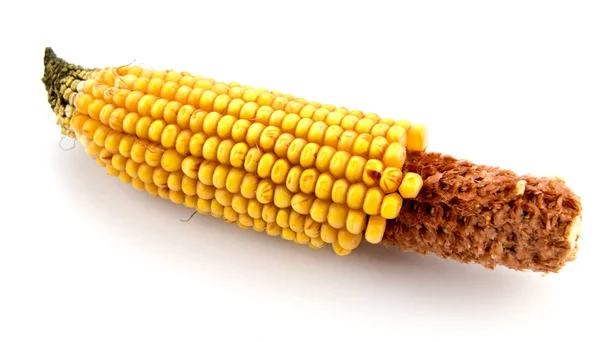
#> input picture images/corn/17.jpg, 600 x 342 px, found by its file name
$ python rd.py
#> lines starting #> are read from the running program, lines starting #| are printed output that depends on the picture; after the words box and inside, x2 and y2 are one past the last pixel; in counts of white or black regions, pixels touching at a corner belong together
# Import the necessary libraries
import cv2
import numpy as np

# Load the image of the plant
image = cv2.imread(r'C:\Users\C.GOUTHAM\Desktop\Deepcorn\images\corn\17.jpg')
#> image is the input picture: shape (342, 600, 3); mean B, G, R 182.9, 215.5, 236.2

# Convert the image to grayscale
gray = cv2.cvtColor(image, cv2.COLOR_BGR2GRAY)
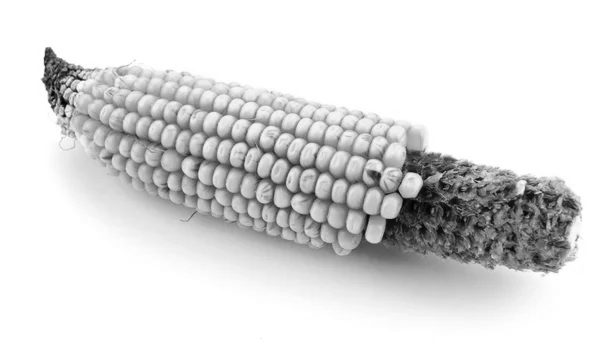
#> gray: shape (342, 600); min 2, max 255, mean 218

# Apply a Gaussian blur to reduce noise
blurred = cv2.GaussianBlur(gray, (5, 5), 0)

# Apply adaptive thresholding to segment the image
thresh = cv2.adaptiveThreshold(blurred, 255, cv2.ADAPTIVE_THRESH_MEAN_C, cv2.THRESH_BINARY_INV, 11, 4)
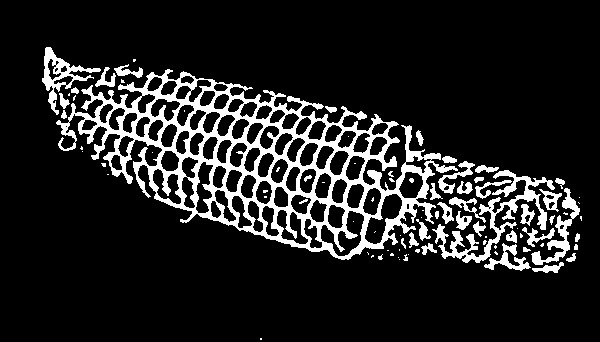
#> thresh: shape (342, 600); 13.4% white; 89 white regions (47 under 20 px), largest, box (x1, y1, x2, y2) and area: (56, 69, 458, 260) 19032, (432, 170, 555, 263) 2226, (42, 47, 101, 115) 990

# Apply a threshold to the grayscale image
_, threshold = cv2.threshold(gray, 127, 255, cv2.THRESH_BINARY)
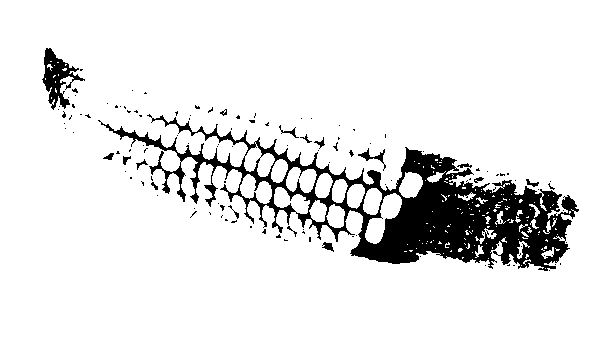
#> threshold: shape (342, 600); 89.8% white; 123 black regions (106 under 20 px)

# Find contours in the thresholded image
contours, _ = cv2.findContours(threshold, cv2.RETR_EXTERNAL, cv2.CHAIN_APPROX_SIMPLE)
#> contours = [[[0, 0], [0, 341], [599, 341], [599, 0]]]

# Iterate over each contour and draw a bounding rectangle around it
for contour in contours:
    x, y, w, h = cv2.boundingRect(contour)
    cv2.rectangle(image, (x, y), (x + w, y + h), (0, 255, 0), 2)
#> this loop made 1 pass
#> (contour, x, y, w, h) on pass 1: ([[0, 0], [0, 341], [599, 341], [599, 0]], 0, 0, 600, 342)
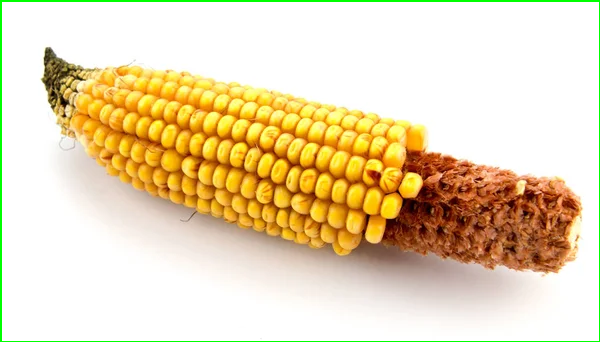
#> image: shape (342, 600, 3); 1.37% of pixels changed, all inside (x1, y1, x2, y2) = (0, 0, 600, 342)

# Find contours in the thresholded image
contours, _ = cv2.findContours(thresh, cv2.RETR_EXTERNAL, cv2.CHAIN_APPROX_SIMPLE)
#> contours = 76 contours, 42 with area under 20; largest, box (x1, y1, x2, y2) and area: (56, 69, 458, 260) 37526, (432, 170, 555, 263) 1742, (42, 47, 101, 115) 1076, (531, 188, 580, 265) 718, (484, 243, 531, 271) 348

# Initialize a counter to keep track of the number of kernels
kernel_count = 0

# Iterate over the contours and count the kernels
for contour in contours:
    # Calculate the area of the contour
    area = cv2.contourArea(contour)

    # If the area is within a certain range, consider it as a kernel
    if area > 100 and area < 1000:
        kernel_count += 1
#> this loop made 76 passes
#> area on passes 2, 9, 20, 21, 26, 28, 29, 31, 32, 33, 38, 41: 125, 34, 348, 66, 22.5, 57.5, 76.5, 154, 68, 103, 142.5, 154.5
#> after the loop, kernel_count = 14

# Display the number of kernels
print(f"Number of kernels: {kernel_count}")
#| Number of kernels: 14

# Display the image with the bounding rectangles
cv2.imshow('Plant Seeds', image)
cv2.drawContours(image, contours, -1, (0, 255, 0), 2)
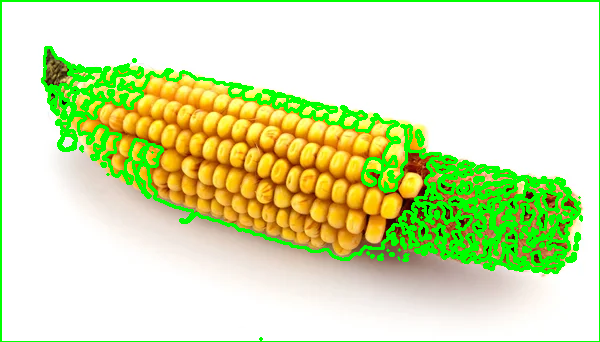
#> image: shape (342, 600, 3); 10.34% of pixels changed, all inside (x1, y1, x2, y2) = (41, 46, 583, 341)
cv2.imshow("Corn Image", image)
cv2.waitKey(0)
cv2.destroyAllWindows()

$ run again, with images/corn/11.jpg copied over images/corn/17.jpg
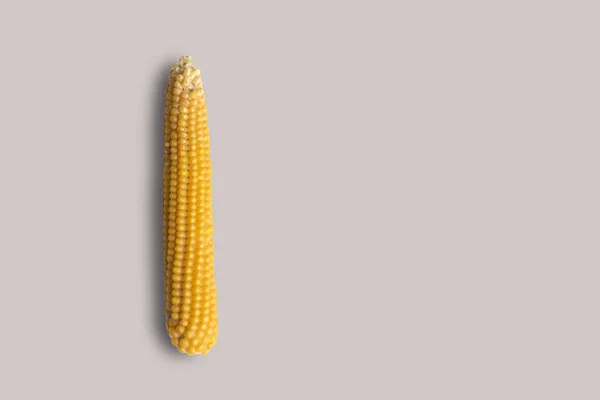
#> input picture images/corn/11.jpg, 600 x 400 px, found by its file name
#> image is the input picture: shape (400, 600, 3); mean B, G, R 189.2, 195.7, 206.9
#> `thresh = cv2.adaptiveThreshold(blurred, 255, cv2.ADAPTIVE_THRESH_MEAN_..`:
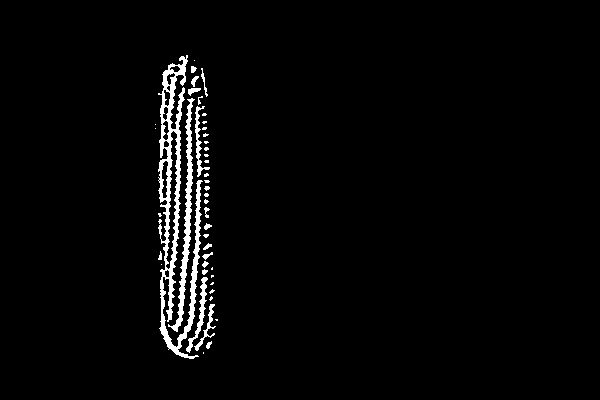
#> thresh: shape (400, 600); 2.8% white; 44 white regions (25 under 20 px), largest, box (x1, y1, x2, y2) and area: (158, 55, 203, 359) 3907, (168, 98, 195, 332) 1189, (186, 277, 208, 353) 341
#> threshold: shape (400, 600); 97.5% white; 39 black regions (37 under 20 px)
#> `contours, _ = cv2.findContours(threshold, cv2.RETR_EXTERNAL, cv2.CHAIN..`: contours = [[[0, 0], [0, 399], [599, 399], [599, 0]]]
#> the loop `for contour in contours:` made 1 pass
#> (contour, x, y, w, h) on pass 1: ([[0, 0], [0, 399], [599, 399], [599, 0]], 0, 0, 600, 400)
#> `contours, _ = cv2.findContours(thresh, cv2.RETR_EXTERNAL, cv2.CHAIN_AP..`: contours = 44 contours, 32 with area under 20; largest, box (x1, y1, x2, y2) and area: (158, 55, 203, 359) 4324, (168, 98, 195, 332) 946, (186, 277, 208, 353) 260, (195, 106, 210, 177) 194, (194, 304, 216, 351) 130
#> the loop `for contour in contours:` made 44 passes
#> area on passes 4, 8, 14, 16, 18, 36, 37, 39: 130, 259.5, 25, 21.5, 22, 193.5, 946, 42
#> after the loop `for contour in contours:`: kernel_count = 4
#| Number of kernels: 4
#> `cv2.drawContours(image, contours, -1, (0, 255, 0), 2)`:
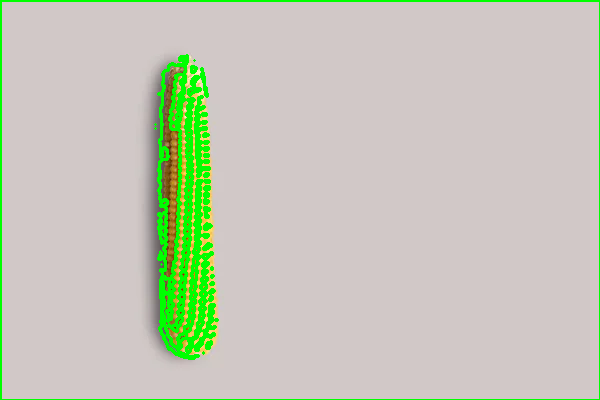
#> image: shape (400, 600, 3); mean B, G, R 184.4, 200.7, 196.8

$ run again, with images/corn/12.jpg copied over images/corn/17.jpg
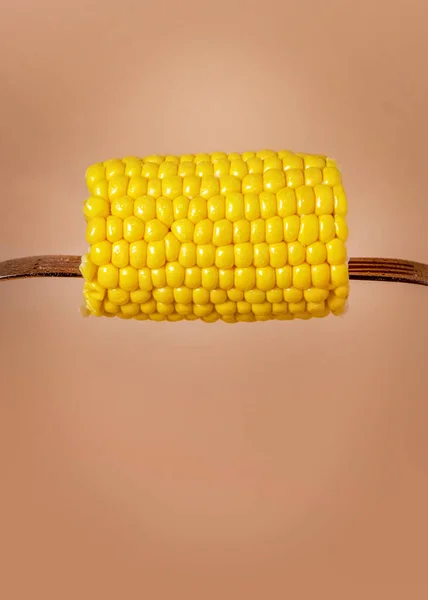
#> input picture images/corn/12.jpg, 428 x 600 px, found by its file name
#> image is the input picture: shape (600, 428, 3); mean B, G, R 95.1, 151.6, 204.3
#> `thresh = cv2.adaptiveThreshold(blurred, 255, cv2.ADAPTIVE_THRESH_MEAN_..`:
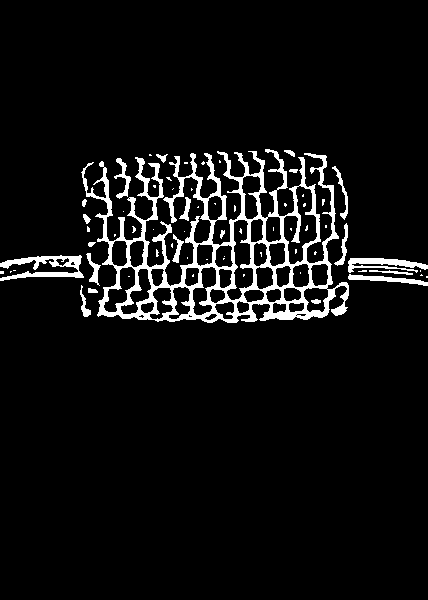
#> thresh: shape (600, 428); 6.4% white; 67 white regions (46 under 20 px), largest, box (x1, y1, x2, y2) and area: (81, 149, 349, 323) 12657, (0, 255, 84, 281) 963, (348, 258, 428, 273) 626
#> threshold: shape (600, 428); 97.9% white; 93 black regions (77 under 20 px)
#> `contours, _ = cv2.findContours(threshold, cv2.RETR_EXTERNAL, cv2.CHAIN..`: contours = 17 contours, 16 with area under 20; largest, box (x1, y1, x2, y2) and area: (0, 0, 428, 600) 252108
#> the loop `for contour in contours:` made 17 passes
#> (x, y, w, h) on passes 2, 4, 6, 7, 9, 10, 11, 13: (416, 275, 1, 1), (350, 273, 1, 1), (350, 269, 1, 1), (69, 269, 1, 1), (55, 268, 1, 1), (43, 268, 1, 1), (48, 267, 1, 1), (62, 263, 1, 1)
#> `contours, _ = cv2.findContours(thresh, cv2.RETR_EXTERNAL, cv2.CHAIN_AP..`: contours = 50 contours, 34 with area under 20; largest, box (x1, y1, x2, y2) and area: (81, 149, 349, 323) 22798, (0, 255, 84, 281) 832, (348, 258, 428, 273) 470, (348, 274, 428, 286) 286, (114, 158, 131, 199) 173
#> the loop `for contour in contours:` made 50 passes
#> area on passes 1, 2, 5, 9, 12, 14, 15, 20: 27.5, 90.5, 286, 46, 470.5, 832, 131.5, 98
#> after the loop `for contour in contours:`: kernel_count = 7
#| Number of kernels: 7
#> `cv2.drawContours(image, contours, -1, (0, 255, 0), 2)`:
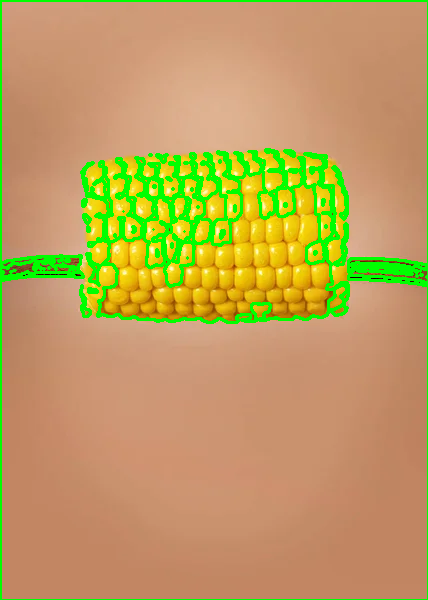
#> image: shape (600, 428, 3); mean B, G, R 92.4, 159.5, 188.7
